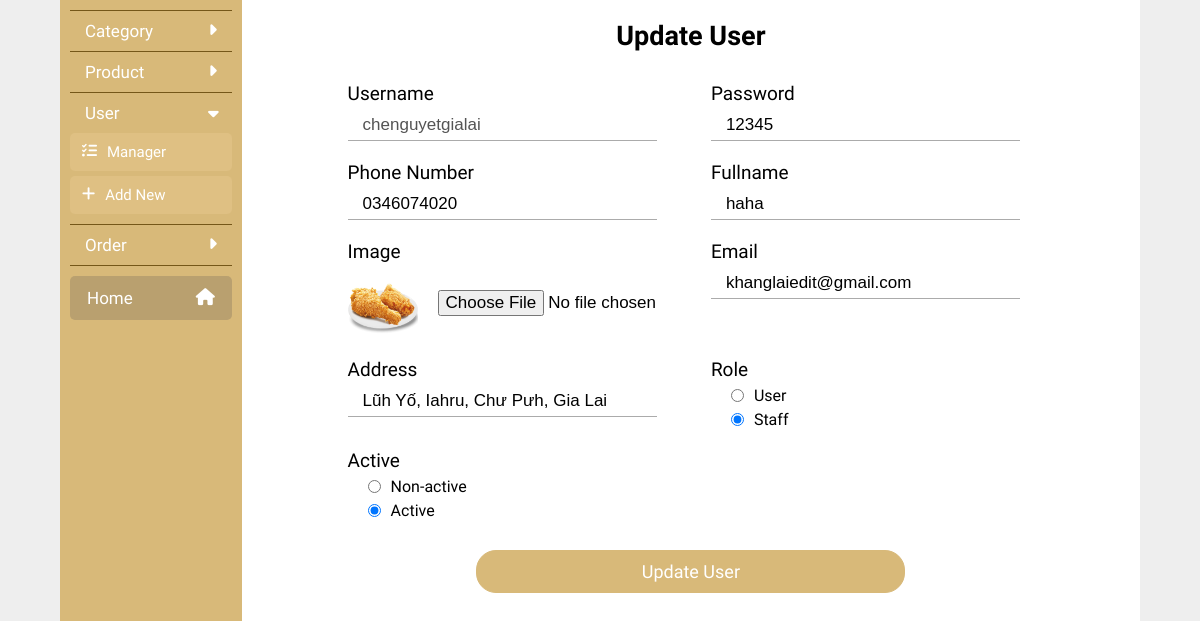
/app/controller/usercontroller.php?act=AdminUser&option=update&username=chenguyetgialai, run on the app's committed database.
### tables this page shows
CREATE TABLE `users` (
  `username` varchar(20) NOT NULL,
  `fullname` varchar(50) NOT NULL,
  `password` varchar(30) NOT NULL,
  `image` varchar(255) NOT NULL,
  `email` varchar(50) NOT NULL,
  `phonenumber` int(255) NOT NULL,
  `address` varchar(255) NOT NULL,
  `role` varchar(64) NOT NULL,
  `active` varchar(20) NOT NULL
);

### config/config.php (called while the page is built, shortened)
<?php
 class connect{
    var $db = null;
    public function __construct() {
          $dsn = "mysql:host=localhost;dbname=asmphp2";
          $user = "root";
          $pass = "";
          $this-> db = new PDO($dsn, $user, $pass, array(PDO::MYSQL_ATTR_INIT_COMMAND => "SET NAMES utf8"));
     }
    public function getInstance($select) {
         $results = $this->db->query($select);
         $result = $results -> fetch();
         return $result;
     }
}
?>

### app/model/User.php (called while the page is built, shortened)
<?php
class User{
    public $username,$password,$phone,$fullname,$image,$email,$address,$role,$active;
    public function __construct($username,$password,$phone,$fullname,$image,$email,$address,$role,$active){
        $this->username = $username;
    }
    public function get_username(){
        $db = new connect();
        $strQuery = "select * from users where username='$this->username'";
        $r = $db->getInstance($strQuery);
        return $r;
    }
}
?>

### app/view/User.php (the view, shortened to what this page needs)
<!DOCTYPE html>
<html lang="en">
<head>
    <link rel="stylesheet" href="../../public/css/Admin.css">
</head>
<?php include ('../../config/framework.php'); ?>
<?php include ('../../config/config.php'); ?>
<?php include ('../../notification/notification.php'); ?>
<?php include ('../model/User.php'); ?>
<body>
    <div class="contain">
    <?php include ('../../public/view/layout/nav-admin.php'); ?>
    <?php if($_GET['option'] == "update"){?>
        <?php
        $n = new User($_GET['username'],"","","","","","","","");
        $r = $n->get_username();
        ?>
        <div class="content">
        <form action="" method="post" enctype="multipart/form-data">
                <h2>Update User</h2>
                <div class="form ">
                    <div>
                        <label for="">username</label>
                        <input type="text" name="username" disabled value="<?= $r['username'];?>" >
                    </div>
                    <div>
                        <label for="">password</label>
                        <input type="text" name="password" required value="<?= $r['password'];?>">
                    </div>
                    <div>
                        <label for="">phone number</label>
                        <input type="text" name="phone" value="<?php $x = ($r['phonenumber'] == null) ?  "" : 0 . $r['phonenumber']; echo $x; ?>">
                    </div>
                    <div>
                        <label for="">fullname</label>
                        <input type="text" name="fullname" value="<?= $r['fullname'];?>">
                    </div>
                    <div>
                        <label for="">image</label>
                        <div class="image">
                            <img src="../../public/uploads/<?= $r['image']; ?>" alt="">
                            <input type="file" name="image">
                        </div>
                    </div>
                    <div>
                        <label for="">email</label>
                        <input type="email" name="email" value="<?= $r['email'];?>">
                    </div>
                    <div>
                        <label for="">address</label>
                        <input type="text" name="address" value="<?= $r['address'];?>">
                    </div>
                    <div>
                        <label for="">role</label>
                        <div>
                            <p><input type="radio" name="role" value="user" <?php if($r['role'] == "user") echo"checked"?>>User</p>
                            <p><input type="radio" name="role" value="staff" <?php if($r['role'] == "staff") echo"checked"?>>Staff</p>
                        </div>
                    </div>
                    <div>
                        <label for="">active</label>
                        <div>
                            <p><input type="radio" name="active" value="non-active" <?php if($r['active'] == "non-active") echo"checked"?>>Non-active</p>
                            <p><input type="radio" name="active" value="active" <?php if($r['active'] == "active") echo"checked"?>>Active</p>
                        </div>
                    </div>
                </div>
                <button name="update">Update User</button>
            </form>
        </div>
    <?php }?>
    </div>
</body>
</html>

### public/css/Admin.css (style rules this page uses)
* { padding: 0; margin: 0; box-sizing: border-box; }
body { font-family: 'Signika', sans-serif; background-color: #eeeeee; cursor: default; }
.contain { display: flex; width: 90%; margin: 0 auto; }
.content { width: 100%; background-color: #ffffff; padding: 20px; min-height: 100vh; display: flex; flex-direction: column; gap: 15px; }
.content form { display: flex; flex-direction: column; align-items: center; gap: 30px; width: 100%; }
.content form>.form { display: grid; grid-template-columns: 50% 50%; width: 80%; gap: 20px; }
.content form>.form div { display: flex; flex-direction: column; gap: 5px; }
.content form>.form div label { font-size: 19px; text-transform: capitalize; }
.content form>.form div input { border: 0; border-bottom: 1px solid #ababab; outline: none; width: 90%; padding: 5px 15px; font-size: 17px; background-color: transparent; }
.content form>.form div input[type="file"] { border: 0; }
.content form>.form div .image { display: flex; flex-direction: row; align-items: center; }
.content form>.form div .image>img { width: 70px; height: 70px; object-fit: contain; }
.content form>.form div div p { width: fit-content; padding-left: 20px; display: flex; gap: 10px; align-items: center; justify-content: center; font-family: 'Dosis', sans-serif; }
.content form>.form div div p input { cursor: pointer; width: fit-content; }
.content form>button { padding: 10px 20px; border-radius: 20px; background-color: #d8b979; color: white; border: 1px solid #d8b979; width: 50%; font-family: 'Signika', sans-serif; font-size: 18px; transition: .2s ease-in-out; cursor: pointer; text-transform: capitalize; }
.content form>h2 { font-size: 27px; text-transform: capitalize; }

### data on the page
users: username "chenguyetgialai", password "12345", phone "0346074020", fullname "haha", image (picture), email "khanglaiedit@gmail.com", address "Lũh Yố, Iahru, Chư Pưh, Gia Lai", role "☑", active "☑"
